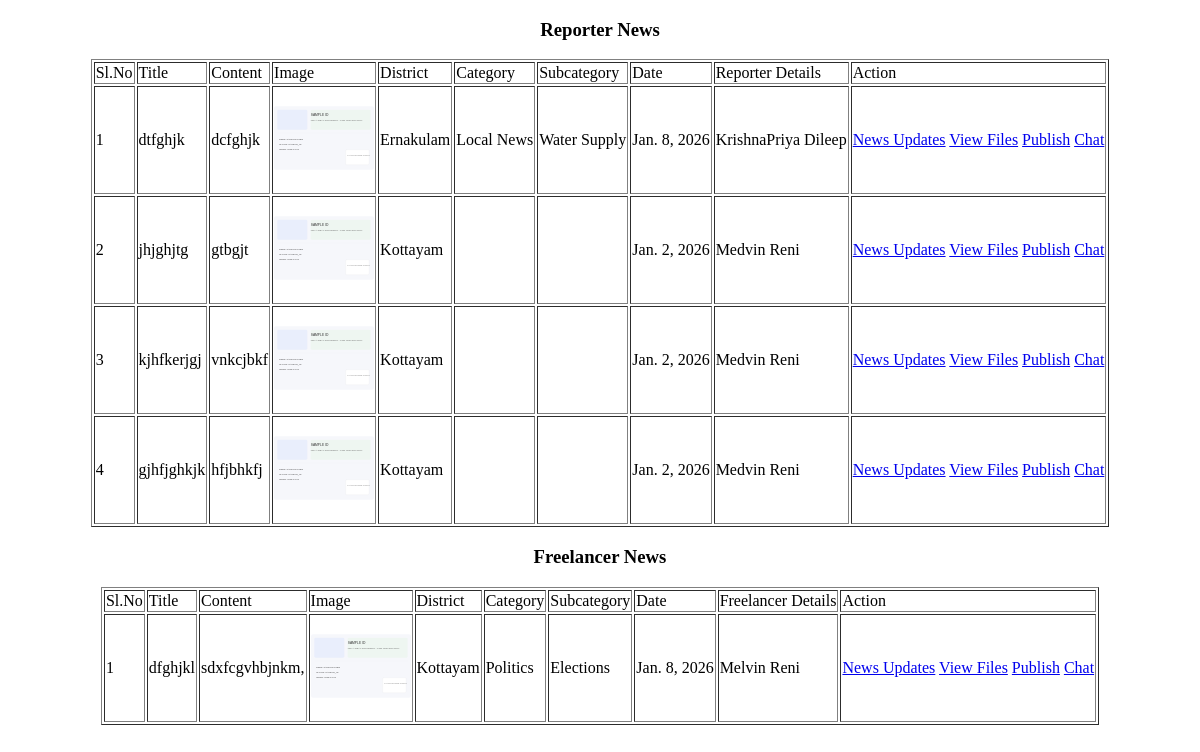
Before: /Editor/ViewVerifiednews/ (signed in) with the older database file.
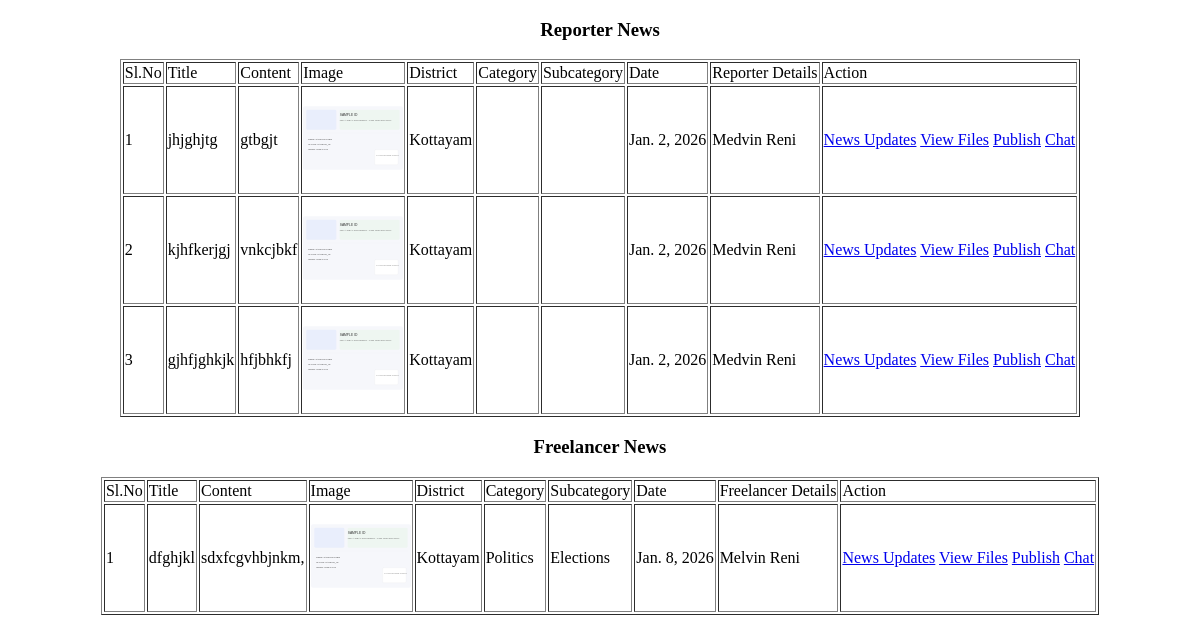
After: the same page with the newer database file.
### Reporter/models.py (models this page shows)
class tbl_news(models.Model):
    news_title=models.CharField(max_length=50)
    news_content=models.CharField(max_length=50)
    news_image=models.FileField(upload_to="Assets/news/")
    news_date=models.DateField(auto_now_add=True)
    news_status=models.IntegerField(default=0)
    subcategory=models.ForeignKey(tbl_subcategory,on_delete=models.CASCADE,null=True)
    user=models.ForeignKey(tbl_user,on_delete=models.CASCADE,null=True)
    reporter=models.ForeignKey(tbl_reporter,on_delete=models.CASCADE,null=True)
    verifier=models.ForeignKey(tbl_verifier,on_delete=models.CASCADE,null=True)

### Guest/models.py (models this page shows)
class tbl_reporter(models.Model):
    reporter_name=models.CharField(max_length=50)
    reporter_email=models.CharField(max_length=50)
    reporter_contact=models.CharField(max_length=50)
    reporter_gender=models.CharField(max_length=50)
    reporter_dob=models.CharField(max_length=50)
    reporter_address=models.CharField(max_length=50, null=True, blank=True)
    reporter_password=models.CharField(max_length=50)
    reporter_photo=models.FileField(upload_to="Assets/UserDocs/")
    reporter_proof=models.FileField(upload_to="Assets/UserDocs/")
    reporter_status=models.IntegerField(default=0)
    place=models.ForeignKey(tbl_place,on_delete=models.CASCADE)

class tbl_user(models.Model):
    user_name=models.CharField(max_length=50)
    user_email=models.CharField(max_length=50)
    user_contact=models.CharField(max_length=50)
    user_gender=models.CharField(max_length=50)
    user_dob=models.CharField(max_length=50)
    user_address=models.CharField(max_length=80)
    user_photo=models.FileField(upload_to="Assets/UserDocs/")
    user_proof=models.FileField(upload_to="Assets/UserDocs/")
    user_work=models.FileField(upload_to="Assets/UserDocs/")
    skill_type=models.ForeignKey(tbl_skilltype,on_delete=models.CASCADE)
    user_level=models.CharField(max_length=50)
    user_bio=models.CharField(max_length=50)
    user_social=models.CharField(max_length=50)
    user_password=models.CharField(max_length=50)
    user_status=models.IntegerField(default=0)
    place=models.ForeignKey(tbl_place,on_delete=models.CASCADE)

### Admin/models.py (models this page shows)
class tbl_place(models.Model):
    place_name=models.CharField(max_length=50)
    district=models.ForeignKey(tbl_district,on_delete=models.CASCADE)

class tbl_district(models.Model):
    district_name=models.CharField(max_length=50)

class tbl_subcategory(models.Model):
    subcategory_name=models.CharField(max_length=50)
    category=models.ForeignKey(tbl_category,on_delete=models.CASCADE)

class tbl_category(models.Model):
    category_name=models.CharField(max_length=50)

### Editor/views.py (the view)
# urls.py: path('ViewVerifiednews/',views.ViewVerifiednews,name="ViewVerifiednews"),
def ViewVerifiednews(request):
    if "Eid" in request.session:
        reporterdata=tbl_reporter.objects.all()
        reporternews=tbl_news.objects.filter(news_status=1,reporter__in=reporterdata)
        userdata=tbl_user.objects.all()
        freelancernews=tbl_news.objects.filter(news_status=1,user__in=userdata)
        return render(request,'Editor/ViewVerifiednews.html',{'reporternews':reporternews,'freelancernews':freelancernews})
    else:
        return render(request,'Guest/Login.html')

### Editor/Templates/Editor/ViewVerifiednews.html (shortened to what this page needs)
<!DOCTYPE html>
<html lang="en">
<head>
</head>
<body>
    <form action="" method="post">
        <h3 align="center">Reporter News</h3>
        <table border="1" align="center">
            <tr>
                <td>Sl.No</td>
                <td>Title</td>
                <td>Content</td>
                <td>Image</td>
                <td>District</td>
                <td>Category</td>
                <td>Subcategory</td>
                <td>Date</td>
                <td>Reporter Details</td>
                <td>Action</td>
            </tr>
            {% for i in reporternews %}
            <tr>
                <td>{{forloop.counter}}</td>
                <td>{{i.news_title}}</td>
                <td>{{i.news_content}}</td>
                <td><img src="{{i.news_image.url}}" alt="" width="100" height="100"></td>
                <td>{{i.reporter.place.district.district_name}}</td>
                <td>{{i.subcategory.category.category_name}}</td>
                <td>{{i.subcategory.subcategory_name}}</td>
                <td>{{i.news_date}}</td>
                <td>{{i.reporter.reporter_name}}</td>
                <td><a href="{% url 'Editor:NewsUpdatesR' i.id %}">News Updates</a>
                    <a href="{% url 'Editor:ViewFiles' i.id %}"> View Files</a>
                    <a href="{% url 'Editor:PublishedNews' i.id %}">Publish</a>
                     <a href="{% url 'Editor:chatpager' i.reporter.id %}">Chat</a>
                </td>
            </tr>
            {% endfor %}
            </table>
            <h3 align="center">Freelancer News</h3>
            <table border="1" align="center">
            <tr>
                <td>Sl.No</td>
                <td>Title</td>
                <td>Content</td>
                <td>Image</td>
                <td>District</td>
                <td>Category</td>
                <td>Subcategory</td>
                <td>Date</td>
                <td>Freelancer Details</td>
                <td>Action</td>
            </tr>
            {% for i in freelancernews %}
            <tr>
                <td>{{forloop.counter}}</td>
                <td>{{i.news_title}}</td>
                <td>{{i.news_content}}</td>
                <td><img src="{{i.news_image.url}}" alt="" width="100" height="100"></td>
                <td>{{i.user.place.district.district_name}}</td>
                <td>{{i.subcategory.category.category_name}}</td>
                <td>{{i.subcategory.subcategory_name}}</td>
                <td>{{i.news_date}}</td>
                <td>{{i.user.user_name}}</td>
                <td><a href="{% url 'Editor:NewsUpdatesR' i.id %}">News Updates</a>
                    <a href="{% url 'Editor:ViewFiles' i.id %}">View Files</a>
                    <a href="{% url 'Editor:FPublishedNews' i.id %}">Publish</a>
                     <a href="{% url 'Editor:chatpage' i.user.id %}">Chat</a>
                </td>
            </tr>
            {% endfor %}
            </table>
    </form>
</body>
</html>

Changed rows visible on the page:
no longer on this page (row edited): tbl_news: news_title "dtfghjk", news_content "dcfghjk", news_image (picture), reporter.place.district.district_name "Ernakulam", subcategory.category.category_name "Local News", subcategory.subcategory_name "Water Supply", news_date "Jan. 8, 2026", reporter.reporter_name "KrishnaPriya Dileep", shown under "Reporter News"
